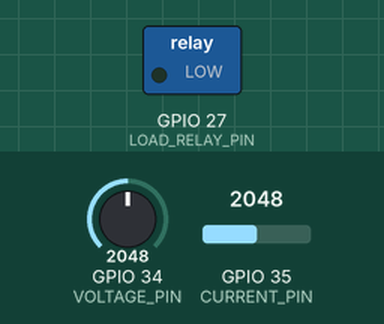
Simulated run of this sketch. Board: ESP32. Shown: switched loads named in the sketch (green lamp = pin HIGH). Inputs (shaded band) come from the test bench; at power-on: GPIO 35 (CURRENT_PIN) = 2048, GPIO 34 (VOLTAGE_PIN) = 2048. WiFi joins after 1.5 s; servers stay silent unless stated; what the sketch prints to the serial monitor is not drawn.

Above: at 2.7 s.
2.8 s: GPIO 35 (CURRENT_PIN) set to 2359
7.7 s: GPIO 35 (CURRENT_PIN) set to 2468
At 12.7 s:
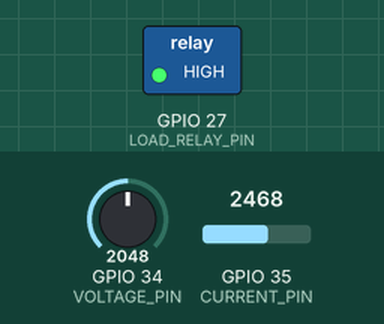
13.0 s: GPIO 34 (VOLTAGE_PIN) set to 1727
17.7 s: GPIO 34 (VOLTAGE_PIN) set to 1652
At 22.3 s:
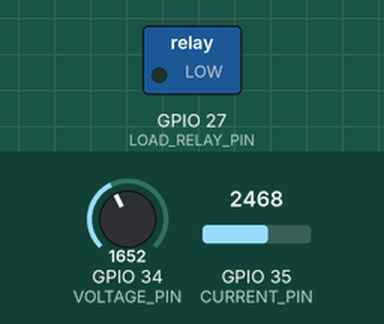
23.1 s: GPIO 34 (VOLTAGE_PIN) set to 2047
At 27.0 s:
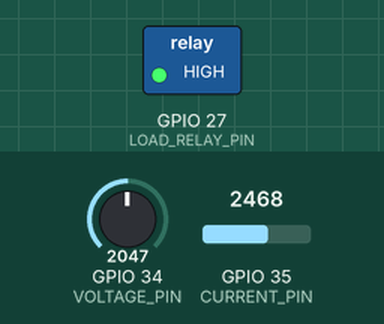
28.1 s: GPIO 34 (VOLTAGE_PIN) set to 1228
At 32.9 s:
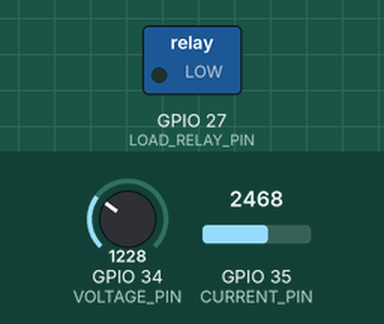
Timing chart, 0 to 34.1 s (numbered marks = the images above; inputs shaded):
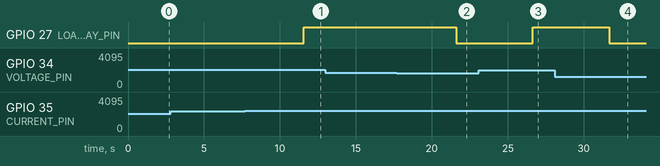

The sketch:

SolarEnergyMonitoringSystem.ino
```cpp
// ----------------------------------------------------
// Solar Energy Monitoring System: ESP32 Code
// Microcontroller: ESP32/ESP8266
// ----------------------------------------------------

#include <WiFi.h>
#include <WebServer.h>

// --- Configuration ---
const char* ssid = "YOUR_WIFI_SSID";
const char* password = "YOUR_WIFI_PASSWORD";

// Pin Definitions
const int VOLTAGE_PIN = 34;    // ESP32 ADC1_CH6 (Voltage Sensor Output)
const int CURRENT_PIN = 35;    // ESP32 ADC1_CH7 (Current Sensor Output - ACS712)
const int LOAD_RELAY_PIN = 27; // Relay pin (HIGH = Load ON)

// --- Calibration Values ---
// 1. Voltage Sensor Calibration (based on a 5V analog reference, scaled for 3.3V ADC on ESP32)
// Example: 10k/30k voltage divider ratio (1:4). If input is 12V, ADC reading is 12 * (10k / 40k) = 3V.
// The real-world voltage (V_in) = ADC_Reading * ADC_Max_Voltage / ADC_Resolution * Scaling_Factor
// Since ESP32 ADC is 3.3V max, and 4095 resolution (for 12-bit)
const float VOLTAGE_SCALE_FACTOR = 4.0; // The ratio of the voltage divider (R1+R2)/R2
const float ADC_MAX_VOLTAGE = 3.3;
const int ADC_RESOLUTION = 4095;

// 2. Current Sensor Calibration (ACS712 5A version example)
const float CURRENT_SENSITIVITY = 0.185; // mV/A for ACS712 5A module (185 mV/A)
const int ZERO_CURRENT_OFFSET = 2048;    // Theoretical zero point for 10-bit ADC (512 for 10-bit)
                                         // For ESP32 (12-bit), center should be around 2048 (if powered by 5V and connected to 3.3V ADC via divider/shifter)
                                         // **NOTE:** Measure the actual offset when no current flows and set this value.

// Load Control Threshold
const float MIN_POWER_TO_CONNECT_W = 10.0; // Minimum required solar panel Power (W) to connect the load

// State Variables
float currentVoltage = 0.0;
float currentCurrent = 0.0;
float currentPower = 0.0;
bool loadConnected = false;
WebServer server(80);

// --- Sensor Reading Functions ---

/**
 * Reads voltage from the analog pin and converts it to real-world volts (V).
 */
float readVoltage() {
  int adcValue = analogRead(VOLTAGE_PIN);
  float voltage = ((float)adcValue / ADC_RESOLUTION) * ADC_MAX_VOLTAGE * VOLTAGE_SCALE_FACTOR;
  return voltage;
}

/**
 * Reads current from the ACS712 sensor and converts it to Amperes (A).
 * Assumes a DC measurement scenario (requires filtering/averaging for AC).
 */
float readCurrent() {
  // Read a sample of readings for better stability
  long totalAdc = 0;
  for (int i = 0; i < 20; i++) {
    totalAdc += analogRead(CURRENT_PIN);
    delay(1);
  }
  int avgAdc = totalAdc / 20;

  // Calculate voltage drop from zero reference
  float sensorVoltage = ((float)avgAdc / ADC_RESOLUTION) * ADC_MAX_VOLTAGE;

  // Convert sensor voltage to current (I = (V_sense - V_offset) / Sensitivity)
  // V_offset for ESP32/ACS712 setup must be empirically determined.
  // For simplicity, we assume 1.65V (half of 3.3V) as the zero-current reference
  float voltageOffset = ADC_MAX_VOLTAGE / 2.0; // Theoretical center reference

  float currentAmps = (sensorVoltage - voltageOffset) / CURRENT_SENSITIVITY;

  // The ACS712 is highly sensitive to noise; this is a simplified DC reading.
  // We take the absolute value as we are generally concerned with magnitude in solar output.
  return abs(currentAmps);
}

/**
 * Core control logic for the load relay.
 */
void controlLoad() {
  if (currentPower >= MIN_POWER_TO_CONNECT_W) {
    // Solar power is sufficient, connect the load
    if (digitalRead(LOAD_RELAY_PIN) == LOW) {
      digitalWrite(LOAD_RELAY_PIN, HIGH);
      loadConnected = true;
      Serial.printf("LOAD ON: Power %.2f W (above %.1f W threshold).\n", currentPower, MIN_POWER_TO_CONNECT_W);
    }
  } else {
    // Solar power is too low, disconnect the load
    if (digitalRead(LOAD_RELAY_PIN) == HIGH) {
      digitalWrite(LOAD_RELAY_PIN, LOW);
      loadConnected = false;
      Serial.printf("LOAD OFF: Power %.2f W (below %.1f W threshold).\n", currentPower, MIN_POWER_TO_CONNECT_W);
    }
  }
}

// --- Web Server Handler ---

String getPage() {
  String html = R"rawliteral(
<!DOCTYPE html>
<html>
<head>
<meta name="viewport" content="width=device-width, initial-scale=1">
<meta http-equiv="refresh" content="5">
<title>Solar Monitor</title>
<style>
body { font-family: 'Segoe UI', Tahoma, Geneva, Verdana, sans-serif; background: #e0f2f1; margin: 0; padding: 20px;}
.container { max-width: 600px; margin: auto; background: #ffffff; padding: 35px; border-radius: 12px; box-shadow: 0 6px 15px rgba(0,0,0,0.15); text-align: center; }
h1 { color: #004d40; margin-bottom: 25px; }
.metric-grid { display: grid; grid-template-columns: repeat(3, 1fr); gap: 20px; margin-bottom: 30px; }
.metric-box { background: #f0f4c3; padding: 20px 10px; border-radius: 8px; box-shadow: 0 2px 5px rgba(0,0,0,0.05); }
.metric-box h2 { font-size: 1.1em; color: #4caf50; margin: 0 0 5px 0; }
.metric-box p { font-size: 2.0em; font-weight: bold; color: #1b5e20; margin: 0; }
.status-box { padding: 15px; border-radius: 8px; font-weight: bold; font-size: 1.1em; }
.status-box.on { background-color: #a5d6a7; color: #1b5e20; }
.status-box.off { background-color: #ffccbc; color: #d84315; }
.threshold { margin-top: 15px; font-size: 0.9em; color: #757575; }
</style>
</head>
<body>
<div class="container">
<h1>🌞 Solar Energy Monitor</h1>

<div class="metric-grid">
    <div class="metric-box">
        <h2>Voltage (V)</h2>
        <p>%.2f</p>
    </div>
    <div class="metric-box">
        <h2>Current (A)</h2>
        <p>%.2f</p>
    </div>
    <div class="metric-box">
        <h2>Power (W)</h2>
        <p>%.2f</p>
    </div>
</div>

<div class="status-box %s">
    Load Status: %s
</div>

<div class="threshold">
    Load Control Threshold: %.1f W
</div>

<p style="font-size: 0.8em; margin-top: 20px;">Data updates every 5 seconds.</p>

</div>
</body>
</html>
)rawliteral";

  // Determine load status for display
  String status_class = loadConnected ? "on" : "off";
  String status_text = loadConnected ? "CONNECTED" : "DISCONNECTED (Low Power)";

  // Format the HTML content
  return String::format(
    html.c_str(),
    currentVoltage,
    currentCurrent,
    currentPower,
    status_class.c_str(),
    status_text.c_str(),
    MIN_POWER_TO_CONNECT_W
  );
}

// Handler for the root page ("/")
void handleRoot() {
  server.send(200, "text/html", getPage());
}

void setup() {
  Serial.begin(115200);

  // Set up ADC pins (ESP32 ADC configuration)
  // For ESP32, it's good practice to set attenuation, though not strictly required for basic reading
  // analogSetPinAttenuation(VOLTAGE_PIN, ADC_11db);
  // analogSetPinAttenuation(CURRENT_PIN, ADC_11db);

  // Pin setup
  pinMode(LOAD_RELAY_PIN, OUTPUT);
  digitalWrite(LOAD_RELAY_PIN, LOW); // Start Load OFF

  // --- WiFi Connection ---
  WiFi.begin(ssid, password);
  while (WiFi.status() != WL_CONNECTED) {
    delay(500);
    Serial.print(".");
  }
  Serial.println("\nWiFi connected.");
  Serial.print("IP Address: ");
  Serial.println(WiFi.localIP());

  // --- Web Server Initialization ---
  server.on("/", HTTP_GET, handleRoot);
  server.begin();
  Serial.println("HTTP Server started.");
}

void loop() {
  server.handleClient(); // Handle incoming web requests

  // 1. Read Sensors
  currentVoltage = readVoltage();
  currentCurrent = readCurrent();

  // 2. Calculate Power (P = V * I)
  currentPower = currentVoltage * currentCurrent;

  // 3. Control Load
  controlLoad();

  Serial.printf("V: %.2f V | I: %.2f A | P: %.2f W | Load: %s\n",
                currentVoltage, currentCurrent, currentPower,
                loadConnected ? "ON" : "OFF");

  delay(5000); // Update metrics and webpage every 5 seconds
}
```

Measured:
- the behaviour switches between 2395 and 2396 on GPIO 35 (CURRENT_PIN) (found by bisection; images 0 and 1)
- the behaviour switches between 1694 and 1693 on GPIO 34 (VOLTAGE_PIN) (found by bisection; images 1 and 2)
- after the input at 2.8 s, every drawn part: stays the same
- after the input at 7.7 s, GPIO 27 (LOAD_RELAY_PIN): LOW → HIGH after 3.9 s
- after the input at 13.0 s, every drawn part: stays the same
- after the input at 17.7 s, GPIO 27 (LOAD_RELAY_PIN): HIGH → LOW after 3.9 s
- after the input at 23.1 s, GPIO 27 (LOAD_RELAY_PIN): LOW → HIGH after 3.5 s
- after the input at 28.1 s, GPIO 27 (LOAD_RELAY_PIN): HIGH → LOW after 3.6 s
